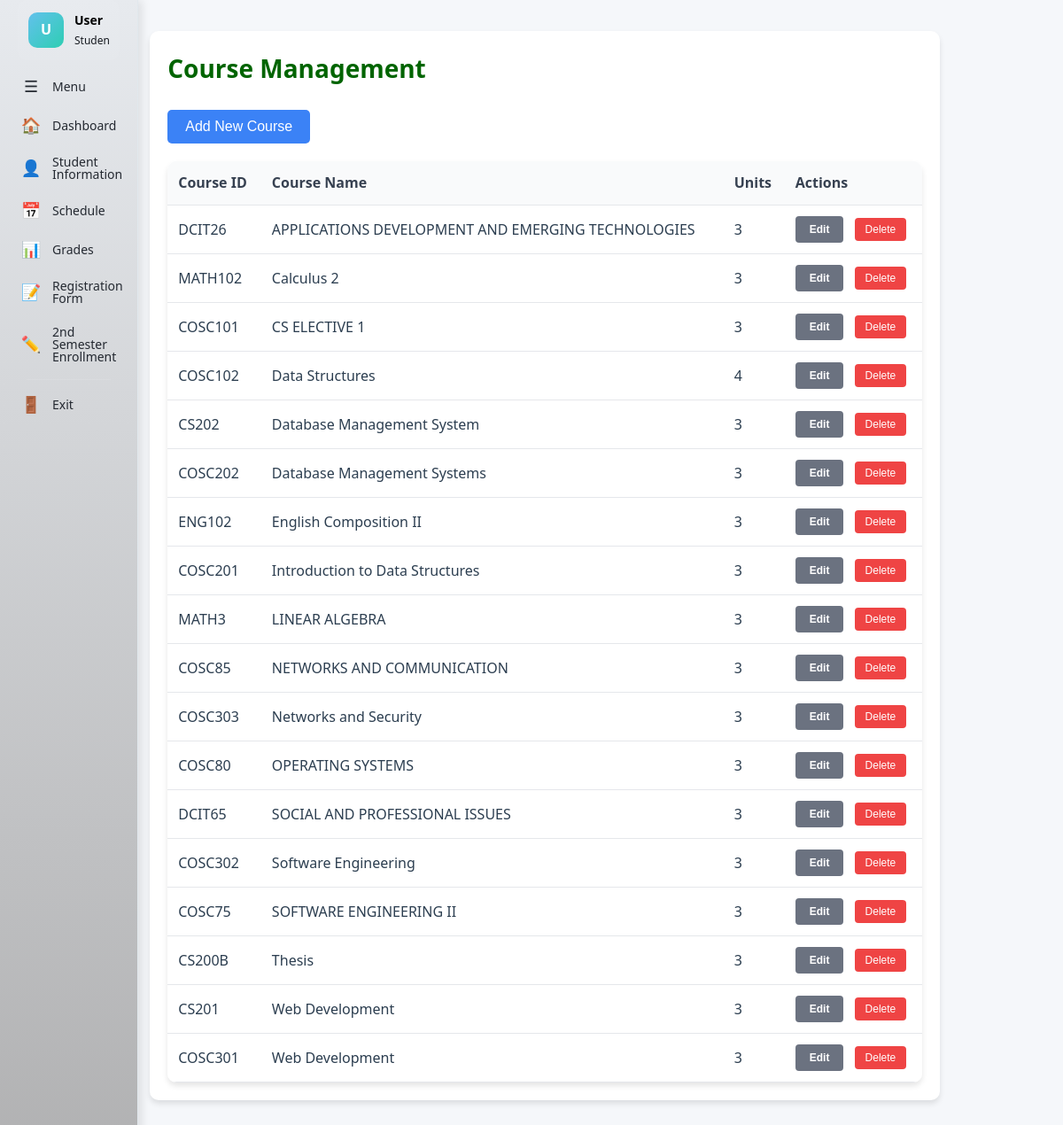
Screenshot of /Student-Portal-Enrollment-Schedule/course-management.php with the database file from the repository.
### tables this page shows
CREATE TABLE `course_data` (
  `CourseId` varchar(50) NOT NULL,
  `CourseName` varchar(255) NOT NULL,
  `Unit` int(11) NOT NULL,
  `CreatedAt` timestamp NOT NULL DEFAULT current_timestamp(),
  `UpdatedAt` timestamp NOT NULL DEFAULT current_timestamp() ON UPDATE current_timestamp()
);

### Student-Portal-Enrollment-Schedule/database/db_config.php (called while the page is built, shortened)
<?php
function getDBConnection() {
    static $conn = null;
    if ($conn === null) {
        $conn = new mysqli(DB_HOST, DB_USER, DB_PASS, DB_NAME);
        $conn->set_charset(DB_CHARSET);
    }
    return $conn;
}
function executeQuery($sql, $params = [], $types = '', &$errorMessage = null) {
    $conn = getDBConnection();
    try {
        $stmt = $conn->prepare($sql);
        if (!$stmt->execute()) {
            $errMsg = "Execute failed: " . $stmt->error;
            if ($errorMessage !== null) $errorMessage = $errMsg;
            error_log("executeQuery Execute Error: " . $errMsg . " | SQL: " . $sql);
            $stmt->close();
            return false;
        }
        if (stripos(trim($sql), 'SELECT') === 0) {
            $result = $stmt->get_result();
            $data = [];
            while ($row = $result->fetch_assoc()) {
                $data[] = $row;
            }
            return $data;
        }
        return true;
    } catch (Exception $e) {
        $errMsg = "Exception: " . $e->getMessage();
        if ($errorMessage !== null) $errorMessage = $errMsg;
        error_log("executeQuery Exception: " . $errMsg);
        return false;
    }
}
?>

### Student-Portal-Enrollment-Schedule/course-management.php (the view, shortened to what this page needs)
<?php
require_once 'database/db_config.php';
try {
    $coursesSql = "SELECT * FROM course_data ORDER BY CourseName ASC";
    $courses = executeQuery($coursesSql);
} catch (Exception $e) {
    $courses = [];
}
?>
<!DOCTYPE html>
<html lang="en">
<head>
    <link rel="stylesheet" href="css/management.css">
</head>
<body>
    <?php include 'sidebar.php'; ?>
    <div class="management-content">
        <div class="management-area">
            <div class="course-management-container">
                <h1>Course Management</h1>
                <button type="button" class="btn-primary" onclick="openCourseModal()">
                    Add New Course
                </button>
                <div class="course-management-table-container" id="course-table-container">
                    <?php if (empty($courses)): ?>
                        <div class="course-management-empty-state">
                            <h3>No courses found</h3>
                            <p>Get started by adding your first course.</p>
                            <button type="button" class="btn-primary" onclick="openCourseModal()">
                                + Add New Course
                            </button>
                        </div>
                    <?php else: ?>
                        <table class="course-management-table">
                            <thead>
                                <tr>
                                    <th>Course ID</th>
                                    <th>Course Name</th>
                                    <th>Units</th>
                                    <th>Actions</th>
                                </tr>
                            </thead>
                            <tbody id="course-table-body">
                                <?php foreach ($courses as $course): ?>
                                    <tr data-course-id="<?php echo htmlspecialchars($course['CourseId']); ?>">
                                        <td><?php echo htmlspecialchars($course['CourseId']); ?></td>
                                        <td><?php echo htmlspecialchars($course['CourseName']); ?></td>
                                        <td><?php echo htmlspecialchars($course['Unit']); ?></td>
                                        <td>
                                            <div class="course-management-actions">
                                                <button type="button" class="btn-secondary" onclick="editCourse('<?php echo htmlspecialchars($course['CourseId']); ?>')">
                                                    Edit
                                                </button>
                                                <button type="button" class="btn-danger" onclick="deleteCourse('<?php echo htmlspecialchars($course['CourseId']); ?>', '<?php echo htmlspecialchars($course['CourseName']); ?>')">
                                                    Delete
                                                </button>
                                            </div>
                                        </td>
                                    </tr>
                                <?php endforeach; ?>
                            </tbody>
                        </table>
                    <?php endif; ?>
                </div>
            </div>
        </div>
    </div>
</body>
</html>

### Student-Portal-Enrollment-Schedule/sidebar.php (shortened to what this page needs)
<?php
$userName = $_SESSION['fullName'] ?? $_SESSION['username'] ?? 'User';
$userRole = strtolower($_SESSION['userRole'] ?? 'student');
$userInitial = strtoupper(substr($userName, 0, 1));
$userRoleDisplay = ucfirst($userRole);
?>
<aside class="sidebar" id="sidebar">
    <div class="sidebar-user">
        <div class="user-info">
            <div class="user-avatar">
                <?php echo $userInitial; ?>
            </div>
            <div class="user-details">
                <div class="user-name"><?php echo htmlspecialchars($userName); ?></div>
                <div class="user-role"><?php echo htmlspecialchars($userRoleDisplay); ?></div>
            </div>
        </div>
    </div>
    <ul class="sidebar-menu">
        <li class="menu-item">
            <div id="toggle-btn" class="menu-link">
                <span class="menu-icon">☰</span>
                <span class="menu-text">Menu</span>
            </div>
        </li>
        <?php if ($userRole === 'student'): ?>
            <li class="menu-item">
                <a href="dashboard.php" class="menu-link <?php echo basename($_SERVER['PHP_SELF']) == 'dashboard.php' ? 'active' : ''; ?>">
                    <span class="menu-icon">🏠</span>
                    <span class="menu-text">Dashboard</span>
                </a>
            </li>
            <li class="menu-item">
                <a href="student-info.php" class="menu-link <?php echo basename($_SERVER['PHP_SELF']) == 'student-info.php' ? 'active' : ''; ?>">
                    <span class="menu-icon">👤</span>
                    <span class="menu-text">Student Information</span>
                </a>
            </li>
            <li class="menu-item">
                <a href="schedule.php" class="menu-link <?php echo basename($_SERVER['PHP_SELF']) == 'schedule.php' ? 'active' : ''; ?>">
                    <span class="menu-icon">📅</span>
                    <span class="menu-text">Schedule</span>
                </a>
            </li>
            <li class="menu-item">
                <a href="grades.php" class="menu-link <?php echo basename($_SERVER['PHP_SELF']) == 'grades.php' ? 'active' : ''; ?>">
                    <span class="menu-icon">📊</span>
                    <span class="menu-text">Grades</span>
                </a>
            </li>
            <li class="menu-item">
                <a href="registration-form.php" class="menu-link <?php echo basename($_SERVER['PHP_SELF']) == 'registration-form.php' ? 'active' : ''; ?>">
                    <span class="menu-icon">📝</span>
                    <span class="menu-text">Registration Form</span>
                </a>
            </li>
            <li class="menu-item">
                <a href="enroll-semester-2.php" class="menu-link <?php echo basename($_SERVER['PHP_SELF']) == 'enroll-semester-2.php' ? 'active' : ''; ?>">
                    <span class="menu-icon">✏️</span>
                    <span class="menu-text">2nd Semester Enrollment</span>
                </a>
            </li>
        <?php endif; ?>
        <li class="menu-separator"></li>
        <li class="menu-item">
            <a href="index.php" class="menu-link <?php echo basename($_SERVER['PHP_SELF']) == 'index.php' ? 'active' : ''; ?>">
                <span class="menu-icon">🚪</span>
                <span class="menu-text">Exit</span>
            </a>
        </li>
    </ul>
</aside>

### Student-Portal-Enrollment-Schedule/css/management.css (style rules this page uses)
* { margin: 0; padding: 0; box-sizing: border-box; }
:root { --primary-green: #006400; --primary-green-dark: #004d00; --primary-green-light: #28a745; --accent-light: #90EE90; --bg-main: #f5f7fa; --bg-card: #ffffff; --text-primary: #2c3e50; --text-secondary: #6c757d; --border-color: #e1e8ed; --shadow-sm: 0 2px 4px rgba(0, 0, 0, 0.08); --shadow-md: 0 4px 12px rgba(0, 0, 0, 0.1); --shadow-lg: 0 8px 24px rgba(0, 0, 0, 0.12); --transition: all 0.3s cubic-bezier(0.4, 0, 0.2, 1); }
body { font-family: 'Segoe UI', Tahoma, Geneva, Verdana, sans-serif; background-color: var(--bg-main); color: var(--text-primary); line-height: 1.6; width: 100vw; }
.sidebar { width: 260px; background: var(--bg-card); height: 100vh; position: fixed; top: 0; left: 0; transition: var(--transition); overflow-y: auto; z-index: 900; border-right: 1px solid var(--border-color); box-shadow: var(--shadow-md); }
.management-content { width: calc(100% - 260px); padding: 0 24px 80px 0; min-height: calc(100vh - 128px); transition: var(--transition); background-color: var(--bg-main); }
.management-content h1, .management-content h2 { color: var(--primary-green); margin-bottom: 24px; font-weight: 700; }
.management-content h1 { font-size: 28px; }
.management-area { width: calc(100%); margin-top: 3px; padding: 32px 24px 80px 0; background-color: var(--bg-main); min-height: calc(100vh - 128px); transition: var(--transition); }
.btn-add, .btn-primary { background: #3b82f6; color: white; padding: 10px 20px; border: none; border-radius: 5px; cursor: pointer; font-size: 16px; margin-bottom: 20px; }
.btn-delete, .btn-danger { background: #ef4444; color: white; padding: 6px 12px; border: none; border-radius: 4px; cursor: pointer; font-size: 12px; }
.btn-secondary { background: #6b7280; color: white; padding: 8px 16px; border: none; border-radius: 4px; cursor: pointer; font-size: 12px; font-weight: 600; transition: background-color 0.2s; margin-right: 8px; }
.course-management-container { background: white; border-radius: 10px; box-shadow: 0 4px 6px rgba(0, 0, 0, 0.1); padding: 20px; margin-bottom: 20px; }
.course-management-table-container { background: white; border-radius: 10px; box-shadow: 0 4px 6px rgba(0, 0, 0, 0.1); overflow: hidden; }
.course-management-table { width: 100%; border-collapse: collapse; margin-top: 0; background: white; }
.course-management-table th, .course-management-table td { padding: 12px; text-align: left; border-bottom: 1px solid #e5e7eb; }
.course-management-table th { background: #f9fafb; font-weight: 600; color: #374151; }
.course-management-actions { white-space: nowrap; }

### Student-Portal-Enrollment-Schedule/sidebar.php (style rules this page uses)
.sidebar { position: fixed; left: 0; top: 0; height: 100%; width: 13%; background: linear-gradient(180deg,rgb(231, 234, 238) 0%,rgb(172, 172, 173) 100%); padding: 0; z-index: 1000; box-shadow: 4px 0 10px rgba(0, 0, 0, 0.1); overflow-y: auto; transition: width 0.3s ease; }
.sidebar-user { padding: 0 20px; margin-bottom: 10px; }
.user-info { background: rgba(255, 255, 255, 0.05); padding: 12px; border-radius: 10px; display: flex; align-items: center; gap: 12px; }
.user-avatar { width: 40px; height: 40px; border-radius: 10px; background: linear-gradient(135deg,rgb(98, 193, 236),rgb(46, 206, 179)); display: flex; align-items: center; justify-content: center; color: white; font-weight: 700; font-size: 16px; flex-shrink: 0; }
.user-details { flex: 1; overflow: hidden; }
.user-name { color: rgb(0, 0, 0); font-weight: 600; font-size: 14px; margin-bottom: 2px; white-space: nowrap; overflow: hidden; text-overflow: ellipsis; }
.user-role { color:rgb(22, 26, 32); font-size: 12px; }
.sidebar-menu { list-style: none; padding: 0 10px; margin: 0; }
.menu-item { margin-bottom: 4px; }
.menu-link { display: flex !important; flex-direction: row !important; align-items: center !important; gap: 14px; padding: 10px 15px; color:rgb(36, 41, 49); text-decoration: none; border-radius: 10px; transition: all 0.3s ease; position: relative; }
.menu-icon { width: 20px; height: 20px; font-size: 18px; display: flex; align-items: center; justify-content: center; flex-shrink: 0; }
.menu-text { font-size: 14px; font-weight: 500; line-height: 1; flex: 1; }
.menu-separator { height: 1px; background: rgba(255, 255, 255, 0.1); margin: 8px 20px; }
.management-content, .management-area { margin-left: 8%; transition: margin-left 0.3s ease; }

### rows the page displays
course_data: CourseId "DCIT26", CourseName "APPLICATIONS DEVELOPMENT AND EMERGING TECHNOLOGIES", Unit "3"
course_data: CourseId "MATH102", CourseName "Calculus 2", Unit "3"
course_data: CourseId "COSC101", CourseName "CS ELECTIVE 1", Unit "3"
course_data: CourseId "COSC102", CourseName "Data Structures", Unit "4"
course_data: CourseId "CS202", CourseName "Database Management System", Unit "3"
course_data: CourseId "COSC202", CourseName "Database Management Systems", Unit "3"
course_data: CourseId "ENG102", CourseName "English Composition II", Unit "3"
course_data: CourseId "COSC201", CourseName "Introduction to Data Structures", Unit "3"
course_data: CourseId "MATH3", CourseName "LINEAR ALGEBRA", Unit "3"
course_data: CourseId "COSC85", CourseName "NETWORKS AND COMMUNICATION", Unit "3"
course_data: CourseId "COSC303", CourseName "Networks and Security", Unit "3"
course_data: CourseId "COSC80", CourseName "OPERATING SYSTEMS", Unit "3"
course_data: CourseId "DCIT65", CourseName "SOCIAL AND PROFESSIONAL ISSUES", Unit "3"
course_data: CourseId "COSC302", CourseName "Software Engineering", Unit "3"
course_data: CourseId "COSC75", CourseName "SOFTWARE ENGINEERING II", Unit "3"
course_data: CourseId "CS200B", CourseName "Thesis", Unit "3"
course_data: CourseId "CS201", CourseName "Web Development", Unit "3"
course_data: CourseId "COSC301", CourseName "Web Development", Unit "3"

### other values shown
$userInitial "U"
$userName "User"
